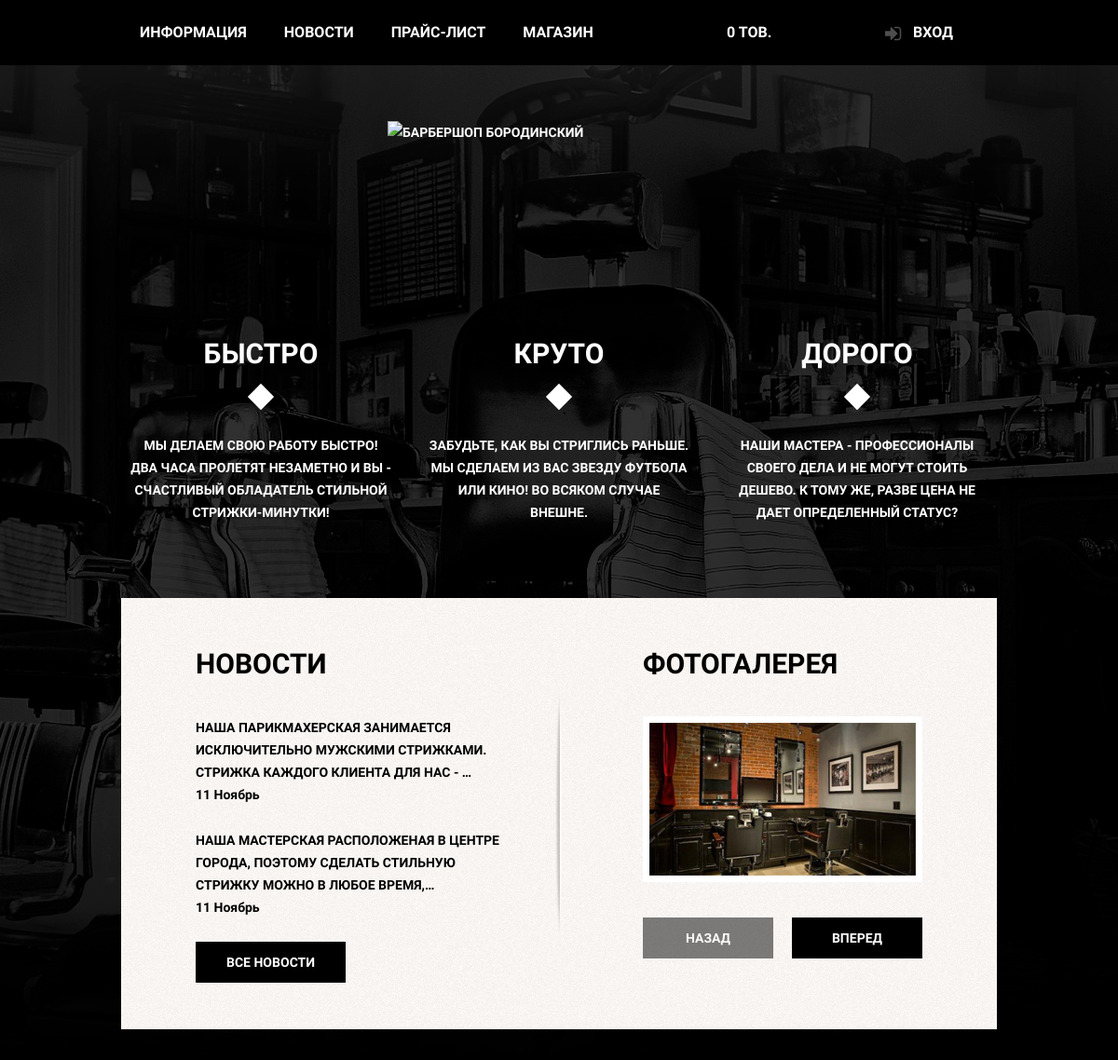
The app's page / (upper part), older data.
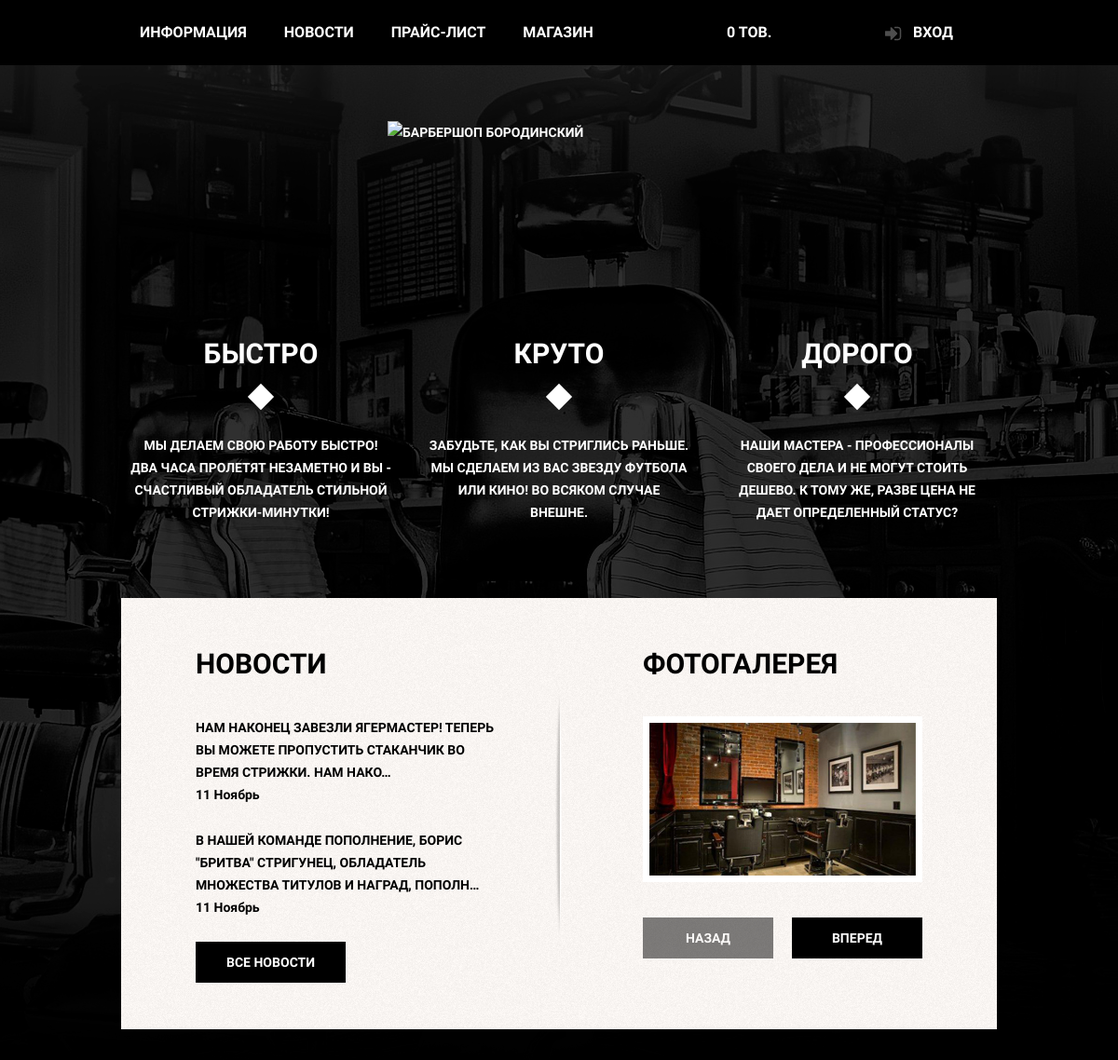
The same page, newer data.
### barber_app/models.py (models this page shows, shortened)
class News(models.Model):
	title = models.CharField(max_length=250, db_index=True)
	slug = models.SlugField(max_length=250, unique=True)
	body = RichTextUploadingField(blank=True, null=True)
	date = models.DateField()
	class Meta:
		ordering = ['-date']

### barber_app/views.py (the view)
# urls.py: path('', main_page, name='main_page_url'),
def main_page(request):
	recordform = RecordForm()
	pasts_news = News.objects.all()[:2]
	content = {'pasts_news': pasts_news, 'recordform': recordform}
	return render(request, 'barber_app/index.html', content)

### barber_app/cart.py (called while the page is built)
	def __len__(self):
		return sum(item['quantity'] for item in self.cart.values())

### barber_app/context_processors.py (called while the page is built)
def cart(request):
	return {'cart': Cart(request)}

def loginform(request):
	return {'form': LoginForm}

### barber_app/templates/barber_app/index.html (shortened to what this page needs)
{% extends 'barber_app/barber_base.html' %}
{% load static %}
{% block content %}
    <div class="index-logo">
        <img src="{% static 'images/index-logo.png' %}" width="368" height="204" alt="Барбершоп Бородинский">
    </div>
    <section class="features clearfix">
        <div class="feature-item">
            <b class="feature-name">Быстро</b>
            <p>Мы делаем свою работу быстро! Два часа пролетят незаметно и вы -
                счастливый обладатель стильной стрижки-минутки!</p>
        </div>
        <div class="feature-item">
            <b class="feature-name">Круто</b>
            <p>Забудьте, как вы стриглись раньше. Мы сделаем из вас звезду
                футбола или кино! Во всяком случае внешне.</p>
        </div>
        <div class="feature-item">
            <b class="feature-name">Дорого</b>
            <p>Наши мастера - профессионалы своего дела и не могут стоить дешево. К
                тому же, разве цена не дает определенный статус?</p>
        </div>
    </section>
    <div class="index-content clearfix">
        <div class="index-content-left">
            <h2 class="index-content-title">Новости</h2>
            <ul class="news-preview">
				{% for news in pasts_news %}
                <li>
                    <p>{{ news.body|truncatechars:100|safe }}</p>
                    <time datetime=" {{news.date}} "> {{ news.date|date:"m F" }}</time>
                </li>
				{% endfor %}
            </ul>
            <a class="btn" href="{% url 'all_news_url' %}">Все новости</a>
        </div>
        <div class="index-content-right">
            <h2 class="index-content-title">Фотогалерея</h2>
            <div class="gallery">
                <figure class="gallery-content">
                    <img src="{% static 'images/photo-gallery1.jpg' %}" width="286"
                    height="164" alt="">
                </figure>
                <button class="btn btn-gallery-prev" disabled>Назад</button>
                <button class="btn btn-gallery-next">Вперед</button>
            </div>
        </div>
    </div>
{% endblock %}

Row changes from the older to the newer data that the page shows:
no longer on this page (row edited): News: body "НАША ПАРИКМАХЕРСКАЯ ЗАНИМАЕТСЯ ИСКЛЮЧИТЕЛЬНО МУЖСКИМИ СТРИЖКАМИ. СТРИЖКА КАЖДОГО КЛИЕНТА ДЛЯ НАС - …", date "11 Ноябрь"
no longer on this page (row edited): News: body "НАША МАСТЕРСКАЯ РАСПОЛОЖЕНАЯ В ЦЕНТРЕ ГОРОДА, ПОЭТОМУ СДЕЛАТЬ СТИЛЬНУЮ СТРИЖКУ МОЖНО В ЛЮБОЕ ВРЕМЯ,…", date "11 Ноябрь"
added News: body "НАМ НАКОНЕЦ ЗАВЕЗЛИ ЯГЕРМАСТЕР! ТЕПЕРЬ ВЫ МОЖЕТЕ ПРОПУСТИТЬ СТАКАНЧИК ВО ВРЕМЯ СТРИЖКИ. НАМ НАКО…", date "11 Ноябрь"
added News: body "В НАШЕЙ КОМАНДЕ ПОПОЛНЕНИЕ, БОРИС \"БРИТВА\" СТРИГУНЕЦ, ОБЛАДАТЕЛЬ МНОЖЕСТВА ТИТУЛОВ И НАГРАД, ПОПОЛН…", date "11 Ноябрь"
